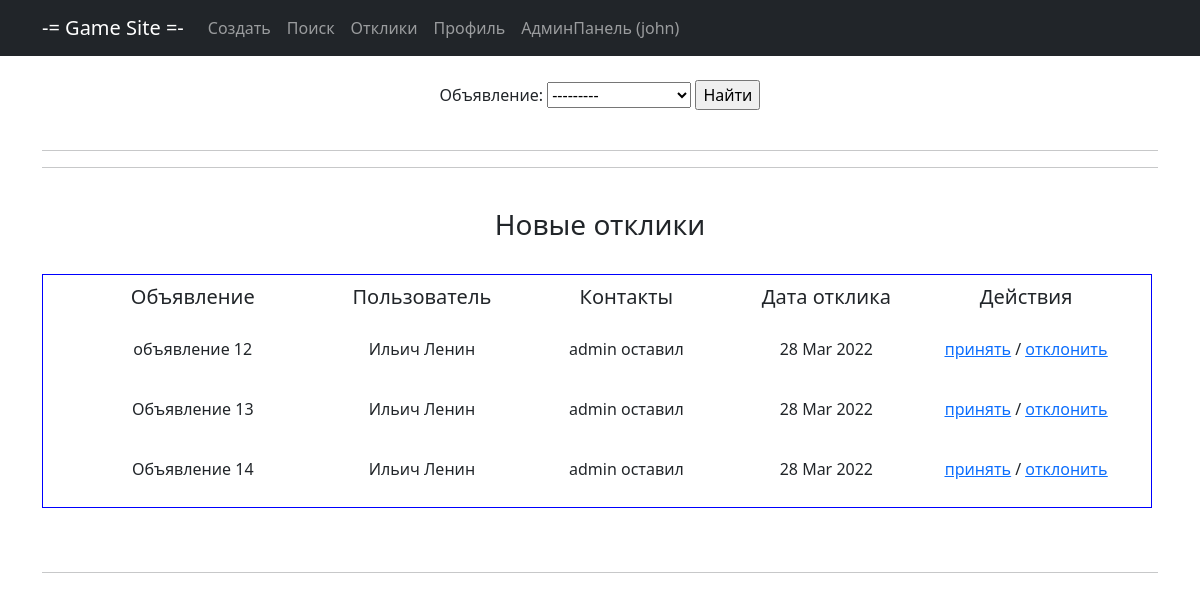
Before: /response/ (signed in) with the older database file.
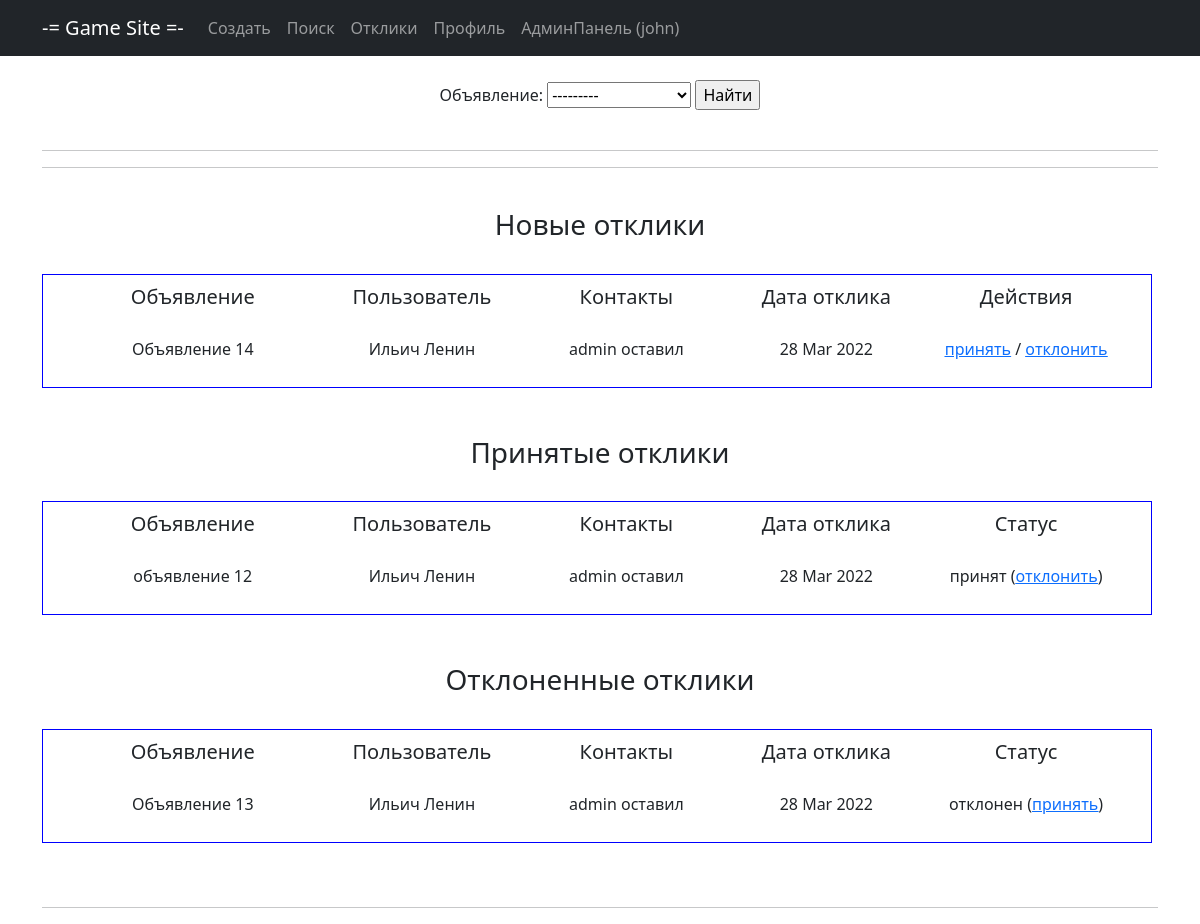
After: the same page with the newer database file.
### main/models.py (models this page shows, shortened)
class Response(models.Model):
    note = models.ForeignKey(Note, on_delete=models.CASCADE, verbose_name='Объявление')
    user_response = models.ForeignKey(User, on_delete=models.CASCADE, verbose_name='id_автора_отклика')
    content = models.TextField(verbose_name='Контент отклика')
    datetime = models.DateTimeField(auto_now_add=True, verbose_name='Дата отклика')
    status_del = models.BooleanField(default=False, verbose_name='Статус отклика - отклонен')
    status_add = models.BooleanField(default=False, verbose_name='Статус отклика - принят')

class Note(models.Model):
    title = models.CharField(max_length=128, verbose_name='Название')
    content = RichTextUploadingField(verbose_name='Контент')
    datetime = models.DateTimeField(auto_now_add=True, verbose_name='Дата создания')
    user = models.ForeignKey(User, blank=True, null=True, on_delete=models.CASCADE, verbose_name='Пользователь')
    category = models.ForeignKey(Category, on_delete=models.CASCADE, verbose_name='Категория')
    def __str__(self):
        return f'{self.title}'

### main/views.py (the view)
# urls.py: path('response/', ResponseList.as_view(), name='response'),
class ResponseList(ListView):
    template_name = 'user_response.html'
    context_object_name = 'responses'
    ordering = ['-datetime']
    paginate_by = 5
    def get_queryset(self, **kwargs):
        user_id = self.request.user.id
        return Response.objects.filter(note__user=user_id).filter(status_del=False).filter(status_add=False)
    def get_context_data(self, **kwargs):
        context = super().get_context_data(**kwargs)
        user_id = self.request.user.id
        context['filter'] = ResponseFilter(self.request.GET, queryset=self.get_queryset())
        context['new_response'] = Response.objects. \
            filter(note__user=user_id).filter(status_del=False).filter(status_add=False)
        context['del_response'] = Response.objects.filter(note__user=user_id).filter(status_del=True)
        context['add_response'] = Response.objects.filter(note__user=user_id).filter(status_add=True)
        return context

### templates/user_response.html (shortened to what this page needs)
{% extends 'static/default.html' %}
{% block content %}
<br>
<form method="GET">
    {{ filter.form }}
    <input type="submit" value="Найти">
</form><br>
<hr>
<hr>
{% if new_response %}
<br><h3>Новые отклики</h3><br>
<table cellspacing="5" cellpadding="10" border="1"
       style=" border-spacing : 10px; border-color : blue; border-style: solid;" bgcolor="FFFFFF">
    <tr>
        <td width="300"><h5>Объявление</h5></td>
        <td width="100"><h5>Пользователь</h5></td>
        <td width="250"><h5>Контакты</h5></td>
        <td width="150"><h5>Дата отклика</h5></td>
        <td width="250"><h5>Действия</h5></td>
    </tr>
    {% for response in filter.qs %}
    <tr>
        <td><p align="center">{{ response.note }}</p></td>
        <td><p align="center">{{ response.user_response.first_name }} {{ response.user_response.last_name }}</p></td>
        <td><p align="center">{{ response.content }}</p></td>
        <td><p align="center">{{ response.datetime | date:"d M Y" }}</p></td>
        <td><p align="center"><a href="{% url 'accept' response.id %}"><u>принять</u></a> / <a href="{% url 'remove' response.id %}"><u>отклонить</u></a></p></td>
    </tr>
    {% endfor %}
</table><br>
{% endif %}
{% if add_response %}
<br><h3>Принятые отклики</h3><br>
<table cellspacing="5" cellpadding="10" border="1"
       style=" border-spacing : 10px; border-color : blue; border-style: solid;" bgcolor="FFFFFF">
    <tr>
        <td width="300"><h5>Объявление</h5></td>
        <td width="100"><h5>Пользователь</h5></td>
        <td width="250"><h5>Контакты</h5></td>
        <td width="150"><h5>Дата отклика</h5></td>
        <td width="250"><h5>Статус</h5></td>
    </tr>
    {% for response in add_response %}
    <tr>
        <td><p align="center">{{ response.note }}</p></td>
        <td><p align="center">{{ response.user_response.first_name }} {{ response.user_response.last_name }}</p></td>
        <td><p align="center">{{ response.content }}</p></td>
        <td><p align="center">{{ response.datetime | date:"d M Y" }}</p></td>
        <td><p align="center">принят (<a href="{% url 'remove' response.id %}"><u>отклонить</u></a>)</p></td>
    </tr>
    {% endfor %}
</table><br>
{% endif %}
{% if del_response %}
<br><h3>Отклоненные отклики</h3><br>
<table cellspacing="5" cellpadding="10" border="1"
       style=" border-spacing : 10px; border-color : blue; border-style: solid;" bgcolor="FFFFFF">
    <tr>
        <td width="300"><h5>Объявление</h5></td>
        <td width="100"><h5>Пользователь</h5></td>
        <td width="250"><h5>Контакты</h5></td>
        <td width="150"><h5>Дата отклика</h5></td>
        <td width="250"><h5>Статус</h5></td>
    </tr>
    {% for response in del_response %}
    <tr>
        <td><p align="center">{{ response.note }}</p></td>
        <td><p align="center">{{ response.user_response.first_name }} {{ response.user_response.last_name }}</p></td>
        <td><p align="center">{{ response.content }}</p></td>
        <td><p align="center">{{ response.datetime | date:"d M Y" }}</p></td>
        <td><p align="center">отклонен (<a href="{% url 'accept' response.id %}"><u>принять</u></a>)</p></td>
    </tr>
    {% endfor %}
</table><br>
{% endif %}
<br>
<hr>
{% endblock content %}

Changed rows visible on the page:
changed Response "объявление 12": moves from the list under "Действия" to the list under "Статус"
changed Response "Объявление 13": moves from the list under "Действия" to the list under "Статус"
Other visible differences:
text now shown: "Принятые отклики Объявление Пользователь Контакты Дата отклика Статус Отклоненные отклики Объявление Пользователь Контакты Дата отклика Статус"
